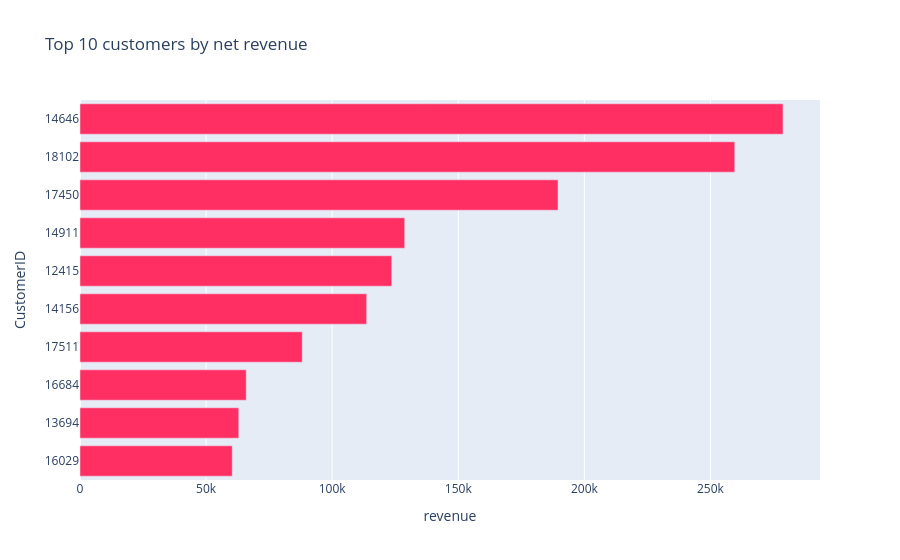

Notebook cell for this chart:
### Markdown cell above
### 6.2 Customers: who contributes the most revenue and orders?
**Business intent:** measure how dependent the business is on a few customers.

### Code cell
# Customers: who drives revenue and orders? (identifiable customers only)
cust = sales[sales["HasCustomerID"]].groupby("CustomerID").agg(
    revenue=("TotalLineRevenue", "sum"),
    orders=("InvoiceNo", "nunique"),
)

top_c = cust.nlargest(10, "revenue").reset_index().iloc[::-1]
fig = px.bar(top_c, x="revenue", y="CustomerID", orientation="h", hover_data=["orders"],
             title="Top 10 customers by net revenue", color_discrete_sequence=["#FF2E63"])
fig.update_yaxes(type="category")
fig.show()

total = cust["revenue"].sum()
s = cust["revenue"].sort_values(ascending=False)
print(f"Customers: {len(cust)}")
print(f"Top 10 customers share of identified revenue: {s.head(10).sum() / total:.1%}")
print(f"Top 20% of customers share of identified revenue: {s.head(int(len(s) * 0.2)).sum() / total:.1%}")
print(f"Customers with 1 order only: {(cust['orders'] == 1).mean():.1%}")

### Figure 1 — Plotly figure (JSON) as saved in the notebook; plotly's stock layout.template omitted (floating-point values rounded to 4 significant figures)
{"data": [{"customdata": [[66], [57], [30], [45], [64], [24], [242], [49], [60], [73]], "hovertemplate": "revenue=%{x}<br>CustomerID=%{y}<br>orders=%{customdata[0]}<extra></extra>", "legendgroup": "", "marker": {"color": "#FF2E63", "pattern": {"shape": ""}}, "name": "", "orientation": "h", "showlegend": false, "textposition": "auto", "type": "bar", "x": [60370.0, 62960.0, 65920.0, 88140.0, 113700.0, 123600.0, 128800.0, 189600.0, 259700.0, 278800.0], "xaxis": "x", "y": ["16029", "13694", "16684", "17511", "14156", "12415", "14911", "17450", "18102", "14646"], "yaxis": "y"}], "layout": {"barmode": "relative", "legend": {"tracegroupgap": 0}, "title": {"text": "Top 10 customers by net revenue"}, "xaxis": {"anchor": "y", "domain": [0.0, 1.0], "title": {"text": "revenue"}}, "yaxis": {"anchor": "x", "domain": [0.0, 1.0], "title": {"text": "CustomerID"}, "type": "category"}}}
